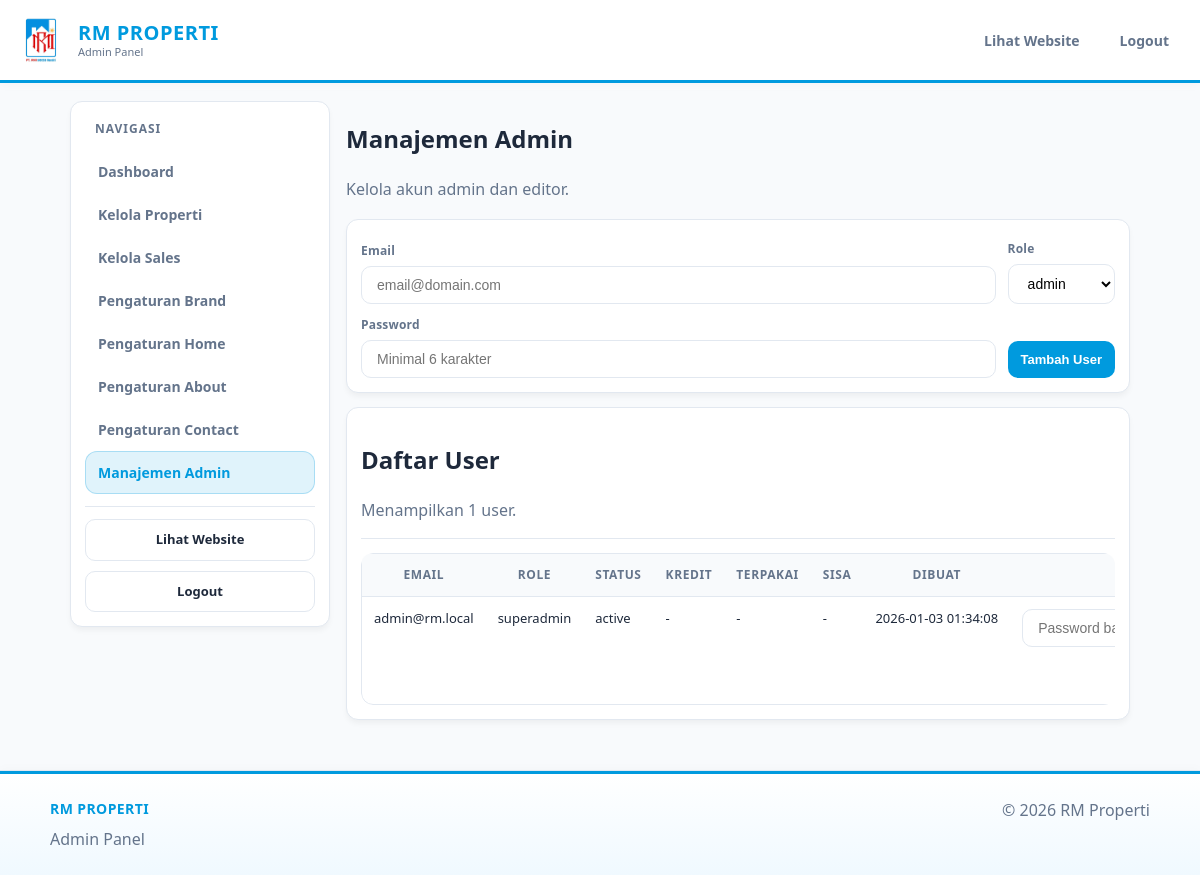
The page /admin/users.php (signed in) on the database its author committed.
### tables this page shows
CREATE TABLE users (
  id INT AUTO_INCREMENT PRIMARY KEY,
  email VARCHAR(190) NOT NULL UNIQUE,
  password_hash VARCHAR(255) NOT NULL,
  role VARCHAR(30) NOT NULL DEFAULT 'admin',
  status VARCHAR(20) NOT NULL DEFAULT 'active',
  credit_limit INT NOT NULL DEFAULT 5,
  credit_used INT NOT NULL DEFAULT 0,
  created_at TIMESTAMP DEFAULT CURRENT_TIMESTAMP
);

### admin/_init.php (called while the page is built, shortened)
<?php
require __DIR__ . '/../lib.php';
function admin_user_role(): string {
  return $_SESSION['user_role'] ?? 'editor';
}
function is_superadmin(): bool {
  return admin_user_role() === 'superadmin';
}

### lib.php (called while the page is built, shortened)
<?php
function e(string $v): string { return htmlspecialchars($v, ENT_QUOTES, 'UTF-8'); }

### admin/users.php (the view, shortened to what this page needs)
<?php
$pdo = db();
$users = $pdo->query("SELECT id, email, role, status, credit_limit, credit_used, created_at FROM users ORDER BY created_at DESC, id DESC")->fetchAll();
include __DIR__ . '/_header.php';
?>
<div class="admin-layout">
  <?php include __DIR__ . '/_sidebar.php'; ?>
  <section class="admin-content">
    <div class="admin-pagehead admin-pagehead-spaced">
      <div>
        <h1 class="admin-title">Manajemen Admin</h1>
        <p class="muted">Kelola akun admin dan editor.</p>
      </div>
    </div>
    <div class="panel admin-panel">
      <form method="post" class="admin-filters" style="margin-top:6px">
        <div class="field">
          <label class="label">Email</label>
          <input class="input" name="email" placeholder="email@domain.com" required>
        </div>
        <div class="field">
          <label class="label">Role</label>
          <select class="select" name="role" required>
            <?php if (is_superadmin()): ?>
              <option value="admin">admin</option>
            <?php endif; ?>
          </select>
        </div>
        <div class="field">
          <label class="label">Password</label>
          <input class="input" type="password" name="password" placeholder="Minimal 6 karakter" required>
        </div>
        <div class="admin-filters-actions">
          <button class="action accent" type="submit">Tambah User</button>
        </div>
      </form>
    </div>
    <div class="panel admin-panel" style="margin-top:14px">
      <div class="admin-panel-head">
        <div>
          <h2 class="admin-panel-title">Daftar User</h2>
          <p class="muted">Menampilkan <?= count($users) ?> user.</p>
        </div>
      </div>
      <hr class="line" />
      <div class="admin-table-wrap">
        <table class="admin-table">
          <thead>
            <tr>
              <th>Email</th>
              <th>Role</th>
              <th>Status</th>
              <th>Kredit</th>
              <th>Terpakai</th>
              <th>Sisa</th>
              <th>Dibuat</th>
              <th style="text-align:right">Aksi</th>
            </tr>
          </thead>
          <tbody>
            <?php foreach ($users as $u): ?>
              <?php
                $limit = (int)($u['credit_limit'] ?? 0);
                $used = (int)($u['credit_used'] ?? 0);
                $remain = max(0, $limit - $used);
                $isEditorRow = (($u['role'] ?? '') === 'editor');
              ?>
              <tr>
                <td><?= e($u['email']) ?></td>
                <td><?= e($u['role']) ?></td>
                <td><?= e($u['status'] ?? 'active') ?></td>
                <td><?= $isEditorRow ? e($limit) : '-' ?></td>
                <td><?= $isEditorRow ? e($used) : '-' ?></td>
                <td><?= $isEditorRow ? e($remain) : '-' ?></td>
                <td><?= e($u['created_at']) ?></td>
                <td class="td-actions">
                  <div class="admin-actions-cell">
                    <?php if (is_superadmin()): ?>
                      <form method="post" class="admin-inline">
                        <input class="input" style="width:160px" type="password" name="new_password" placeholder="Password baru" required>
                      </form>
                    <?php endif; ?>
                  </div>
                </td>
              </tr>
            <?php endforeach; ?>
          </tbody>
        </table>
      </div>
    </div>
  </section>
</div>
<?php include __DIR__ . '/_footer.php'; ?>

### css/style.css (style rules this page uses)
:root { --brand-blue: #009ADE; --brand-red: #D71920; --brand-yellow: #F7941D; --bg-body: #F8FAFC; --bg-card: #FFFFFF; --text-main: #1E293B; --text-muted: #64748B; --border: #E2E8F0; --shadow: 0 4px 6px -1px rgba(0, 0, 0, 0.05); --radius: 12px; }
*, *::before, *::after { box-sizing: border-box; }
html, body { height: 100%; }
html, body { overflow-x: hidden; }
body { margin: 0; font-family: "Segoe UI", system-ui, -apple-system, Arial, sans-serif; background: var(--bg-body); color: var(--text-main); line-height: 1.5; display: flex; flex-direction: column; min-height: 100vh; }
.muted { color: var(--text-muted); }
.panel { background: var(--bg-card); border: 1px solid var(--border); border-radius: var(--radius); box-shadow: var(--shadow); padding: 16px; }
.line { border: 0; border-top: 1px solid var(--border); margin: 18px 0; }
.input, .select { padding: 10px 15px; border: 1px solid var(--border); border-radius: 8px; outline: none; font-size: 14px; background: #fff; }
.action { display: inline-flex; align-items: center; justify-content: center; padding: 10px 12px; border-radius: 10px; border: 1px solid var(--border); background: #fff; color: var(--text-main); font-weight: 900; font-size: 13px; transition: transform .15s ease, box-shadow .15s ease, border-color .15s ease, background .15s ease; }
.action.accent { background: var(--brand-blue); color: #fff; border-color: transparent; }

### css/admin.css (style rules this page uses)
:root { --admin-sidebar-w: 260px; --admin-top-offset: 86px; }
.admin-layout { display: grid; grid-template-columns: var(--admin-sidebar-w) 1fr; gap: 16px; align-items: start; width: 100%; }
.admin-content { min-width: 0; }
.muted { color: var(--text-muted); }
.panel { background: var(--bg-card); border: 1px solid var(--border); border-radius: var(--radius); box-shadow: var(--shadow); padding: 14px; }
.line { border: 0; border-top: 1px solid var(--border); margin: 14px 0; }
.action { display: inline-flex; align-items: center; justify-content: center; padding: 10px 12px; border-radius: 10px; border: 1px solid var(--border); background: #fff; color: var(--text-main); font-weight: 900; font-size: 13px; transition: transform .15s ease, box-shadow .15s ease, border-color .15s ease; }
.action.accent { background: var(--brand-blue); color: #fff; border-color: transparent; }
.admin-table-wrap { overflow: auto; border-radius: var(--radius); }
.admin-table { width: 100%; border-collapse: separate; border-spacing: 0; border: 1px solid var(--border); border-radius: var(--radius); background: #fff; }
.admin-table th, .admin-table td { padding: 12px; border-bottom: 1px solid var(--border); font-size: 13px; vertical-align: top; white-space: nowrap; }
.admin-table th { font-size: 12px; letter-spacing: .6px; text-transform: uppercase; color: var(--text-muted); background: #F8FAFC; }
.admin-table tr:last-child td { border-bottom: 0; }
.td-actions { text-align: right; }
:root { --admin-top-offset: 86px; }
.admin-pagehead-spaced { margin-top: 6px; }
.admin-filters { display:grid; grid-template-columns: 1fr 240px auto; gap: 12px; align-items: end; }
.admin-filters .field { display:grid; gap: 6px; }
.admin-filters .label { font-size: 12px; font-weight: 900; color: var(--text-muted); }
.admin-filters-actions { display:flex; gap: 10px; flex-wrap: wrap; justify-content: flex-end; }
.admin-actions-cell { display:flex; gap: 8px; flex-wrap: wrap; justify-content: flex-end; align-items: center; }
.admin-inline { margin:0; display:inline-flex; }
.field { display:flex; flex-direction:column; gap: 6px; min-width: 0; }
.label { font-size: 12px; font-weight: 900; color: var(--text-muted); letter-spacing: .2px; }
.input, .select, textarea.input { width: 100%; border-radius: 10px; }
.admin-filters { display: grid; grid-template-columns: 1fr auto; gap: 12px; align-items: end; }
.admin-filters-actions { display:flex; gap:10px; flex-wrap:wrap; justify-content:flex-end; }
button.action { appearance: none; -webkit-appearance: none; cursor: pointer; }
.admin-pagehead { align-items: flex-start; flex-wrap: wrap; row-gap: 10px; column-gap: 14px; margin-bottom: 18px; }
.admin-pagehead + .panel, .admin-pagehead + .admin-form-layout { margin-top: 6px; }

### rows shown on the page
users: email "admin@rm.local", role "superadmin", status "active", created_at "2026-01-03 01:34:08"

### other values the page prints
$siteName "RM PROPERTI"
$label "Dashboard Kelola Properti Kelola Sales Pengaturan Brand Pengaturan Home Pengaturan About Pengaturan Contact Manajemen Admin"
count($users) "1"
$siteName "RM Properti"
